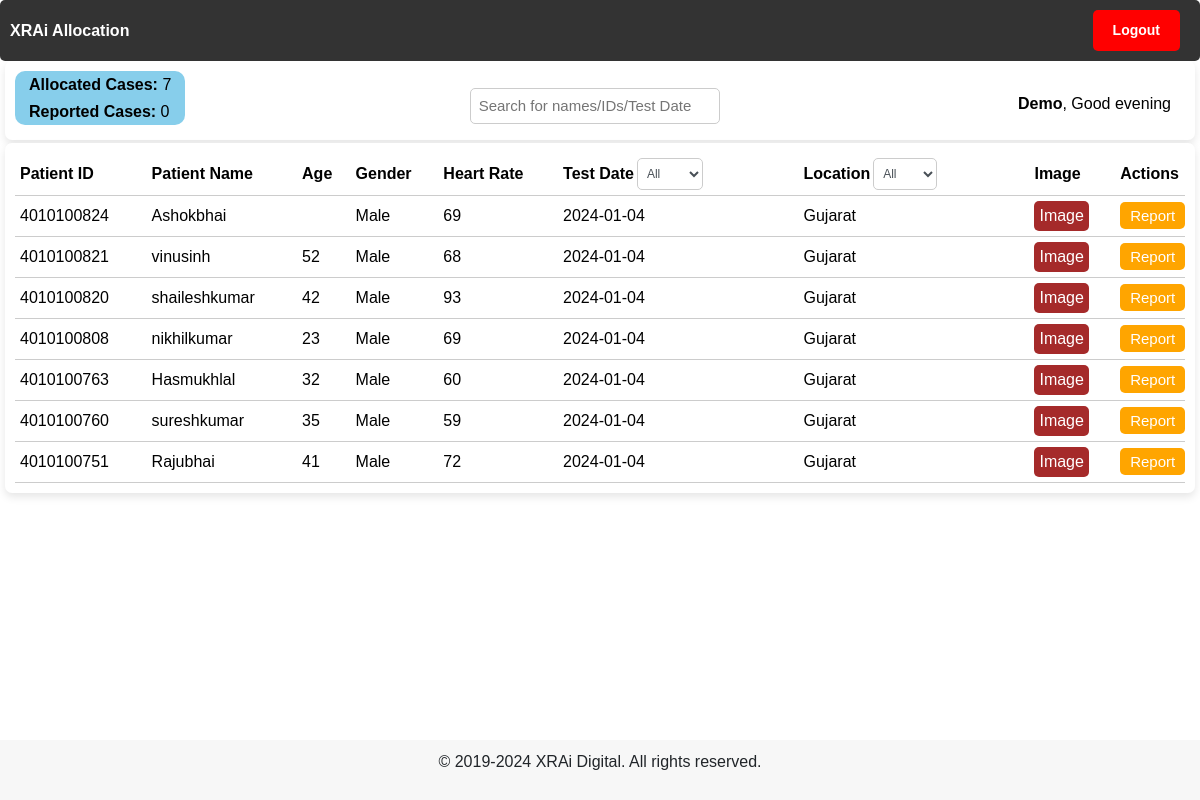
/ecgallocation (signed in), run on the app's committed database.
### users/models/patientdetails.py (models this page shows, shortened)
class PatientDetails(models.Model):
    GENDER_CHOICES = [
        ('Male', 'Male'),
        ('Female', 'Female'),
        ('Other', 'Other'),
    ]
    PatientId = models.CharField(max_length=50)
    PatientName = models.CharField(max_length=30)
    age = models.CharField(max_length=30)
    gender = models.CharField(max_length=15)
    HeartRate = models.CharField(max_length=30, null=True, blank=True)
    TestDate = models.CharField(max_length=20)
    ReportDate = models.CharField(max_length=20)
    PRInterval = models.CharField(max_length=30, null=True, blank=True)
    date = models.ForeignKey(Date, on_delete=models.CASCADE, default=None)
    reportimage = models.URLField(max_length=200, null=True, blank=True)
    cardiologist = models.ForeignKey(PersonalInfo, on_delete=models.SET_NULL, null=True, blank=True)
    isDone = models.BooleanField(default=False)

### users/models/Date.py (models this page shows, shortened)
class Date(models.Model):
    date_field = models.DateField()
    location = models.ForeignKey(Location, on_delete=models.CASCADE)

### users/models/Location.py (models this page shows)
class Location(models.Model):
    name = models.CharField(max_length=100)
    technician_name = models.CharField(max_length=100, default="Unknown Technician")
    city = models.ForeignKey(City, on_delete=models.CASCADE)
    def __str__(self):
        return self.name

### users/views.py (the view)
# urls.py: path('ecgallocation', views.ecgallocation, name='ecgallocation'),
@user_type_required('cardiologist')
def ecgallocation(request):
    cardiologist_group = Group.objects.get(name='cardiologist')
    current_user_personal_info = PersonalInfoModel.objects.get(user=request.user)
    allocated_to_current_user = PatientDetails.objects.filter(cardiologist=current_user_personal_info).order_by('-TestDate')
    unique_dates = set()
    for patient in allocated_to_current_user:
        unique_dates.add(patient.date.date_field)
    sorted_unique_dates = sorted(unique_dates, reverse=False)
    formatted_dates = [date.strftime('%Y-%m-%d') for date in sorted_unique_dates]
    unique_location = Location.objects.all()
    return render(request, 'users/ecgallocation.html', {'patients': allocated_to_current_user, 'Date': formatted_dates, 'Location': unique_location})

### users/views.py (called while the page is built)
def user_type_required(user_type):
    def decorator(view_func):
        @wraps(view_func)
        def _wrapped_view(request, *args, **kwargs):
            if request.user.is_authenticated and request.user.groups.filter(name=user_type).exists():
                return view_func(request, *args, **kwargs)
            else:
                return redirect('login')
        return _wrapped_view
    return decorator

### users/templates/users/ecgallocation.html (shortened to what this page needs)
<!DOCTYPE html>
<html>
{% load tz %} {% load static %}
<head>
  <link rel="stylesheet" href="{% static 'resource/css/main.css' %}" />
  <link rel="stylesheet" href="https://stackpath.bootstrapcdn.com/bootstrap/4.5.0/css/bootstrap.min.css" />
  <link rel="stylesheet" href="https://cdnjs.cloudflare.com/ajax/libs/font-awesome/4.7.0/css/font-awesome.min.css" />
</head>
<body>
  <nav class="navbar">
    <ul>
      <li>
        <a href="/allocation"><strong>XRAi Allocation</strong></a>
      </li>
    </ul>
    <ul>
      <li>
        <a href="/logout"><button class="logout-button btn btn-sm">
            <strong>Logout</strong>
          </button></a>
      </li>
    </ul>
  </nav>
  <div class="container">
    <div class="row">
      <div class="col-lg-12">
        <div class="card">
          <div class="card-body">
            <h1 class="header">
                <div class="row-container">
                  <div class="count-container">
                    <span id="count1"><strong>Allocated Cases:</strong> <span id="totalRowCount">0</span></span>
                    <span id="count2"><strong>Reported Cases:</strong> <span id="reportedRowCount">0</span></span>
                  </div>
                  <div class='search-google'>
                    <input type="text" id="myInput" onkeyup="myFunction()" placeholder="Search for names/IDs/Test Date"
                      title="Type in a name">
                  </div>
                  <div class="greeting" id="greeting">
                    {% if user %}
                    <h6>
                      <strong>{{ user.first_name }}</strong>,
                      <span id="greeting-text"></span>
                    </h6>
                    {% endif %}
                  </div>
                </div>
            </h1>
          </div>
        </div>
      </div>
    </div>
    <div class="card">
      <div class="card-body">
        <div class="table-container">
          <table id="patientTable">
            <thead>
              <tr>
                <th>Patient ID</th>
                <th>Patient Name</th>
                <th>Age</th>
                <th>Gender</th>
                <th>Heart Rate</th>
                <th>
                  <div class="filter-dropdown-container">
                    <div>Test Date</div>
                    <div class="dropdown-select1" id="filter-date-dropdown-date">
                      <select id="filter-date-select-date" class="form-control">
                        <option value="">All</option>
                      </select>
                    </div>
                  </div>
                  </div>
                <th>
                  <div class="filter-dropdown-container">
                    <div>Location</div>
                    <div class="dropdown-select1" id="filter-location-dropdown">
                      <select id="filter-location-select-location" class="form-control">
                        <option value="">All</option>
                      </select>
                    </div>
                  </div>
                </th>
                <th>Image</th>
                <th>Actions</th>
            <tbody>
              {% for patient in patients %}
              <tr class="patientRow" id="{{ patient.PatientId }}">
                <td>{{ patient.PatientId }}</td>
                <td>{{ patient.PatientName }}</td>
                <td>{{ patient.age }}</td>
                <td>{{ patient.gender }}</td>
                <td>{{ patient.HeartRate }}</td>
                <td>{{ patient.TestDate }}</td>
                <td>{{ patient.date.location.name }}</td>
                <td>
                  <a class="imageButton" target="_blank" href="{{ patient.reportimage }}">
                    Image
                  </a>
                </td>
                <td>
                  <a class="reportButton"
                    href="reporting-bot?data-patientid={{ patient.PatientId }}&data-patientname={{ patient.PatientName }}&data-age={{ patient.age }}&data-gender={{ patient.gender }}&data-heartrate={{ patient.HeartRate }}&data-printerval={{patient.PRInterval}}&data-testdate={{ patient.TestDate }}&data-reportdate={% now 'Y-m-d' %}&data-reportimage={{ patient.reportimage }}&data-location={{ patient.date.location.name }}"
                    data-patient-id="{{ patient.PatientId }}" data-patientname="{{ patient.PatientName }}"
                    data-age="{{ patient.age }}" data-gender="{{ patient.gender }}"
                    data-heartrate="{{ patient.HeartRate }}" data-printerval="{{ patient.PRInterval }}"
                    data-testdate="{{ patient.TestDate }}" data-reportdate="{% now 'Y-m-d' %}"
                    data-reportimage="{{ patient.reportimage }}" data-location="{{ patient.date.location.name }}" data-is-done="{{ patient.isDone }}"
                    onclick="changeButtonColor(this);">
                    {% if patient.isDone %}
                    Reported
                    {% else %}
                    Report
                    {% endif %}
                  </a>
                </td>
              </tr>
              {% endfor %}
            </tbody>
        </div>
      </div>
    </div>
  <div class="footer">
    <p>&copy; 2019-2024 XRAi Digital. All rights reserved.</p>
  </div>
</body>
</html>

### users/static/resource/css/main.css (style rules this page uses)
.container { margin-top: 20px; }

### users/templates/users/ecgallocation.html (style rules this page uses)
body { font-family: Arial, sans-serif; margin: 0; padding: 0; display: flex; min-height: 100vh; flex-direction: column; }
.container { margin: 0 auto; width: 100%; max-width: 100%; padding-left: 5px; padding-right: 5px; }
.card { border: none; border-radius: 7px; box-shadow: 0 4px 8px rgba(0, 0, 0, 0.1); margin-bottom: 3px; position: sticky; top: 0; z-index: 1; background-color: #fff; }
.card-body { padding: 10px; }
#count1 { padding: 10px; font-size: 25px; color: black; }
#count2 { padding: 10px; font-size: 25px; color: black; }
#totalRowCount { color: orange; }
#reportedRowCount { color: green; }
.header { margin-bottom: 5px; background-color: #fff; z-index: 10; position: sticky; top: 60px; }
table { width: 100%; border-collapse: collapse; background-color: #ccc; }
th, td { padding: 5px; text-align: left; border-bottom: 1px solid #ccc; }
th:last-child, td:last-child { border-right: none; }
th:first-child, td:first-child { position: sticky; left: 0; background-color: #fff; z-index: 1; }
td:first-child { z-index: 2; }
.table-container { height: 100%; overflow-y: auto; }
.dropdown-select1 { position: relative; }
.dropdown-select1 select { width: 70%; padding: 5px; font-size: 12px; border: 1px solid #ccc; border-radius: 5px; }
.greeting { margin-top: 18px; text-align: right; font-weight: bold; float: right; color: black; }
.footer { background-color: #f7f7f7; padding: 10px 0; text-align: center; margin-top: auto; }
.filter-dropdown-container { display: flex; align-items: center; }
.reportButton { color: white; background-color: #ffa500; border: none; border-radius: 5px; padding: 5px 10px; font-size: 15px; cursor: pointer; }
.navbar { background-color: #333; color: #fff; padding: 10px; z-index: 999; display: flex; justify-content: space-between; align-items: center; position: sticky; top: 0; border-radius: 5px; }
.navbar ul { list-style-type: none; margin: 0; padding: 0; }
.navbar ul li { display: inline; margin-right: 10px; }
.navbar ul li a { color: #fff; text-decoration: none; }
.logout-button { background-color: red; color: white; padding: 10px 20px; border: none; border-radius: 5px; }
#patientTable { width: 100vw; background-color: white; color: black; }
#myInput { padding: 5px; font-size: 15px; width: 230px; }
.filter-dropdown-container>div { margin-right: 3px; }
.row-container { display: flex; align-items: center; justify-content: space-between; }
.count-container { display: flex; flex-direction: column; align-items: flex-start; background-color: skyblue; border-radius: 10px; font-family: 'Arial', sans-serif; }
#count1, #count2, .greeting { margin-right: 10px; margin-left: 10px; padding: 4px; font-size: 16px; }
#totalRowCount, #reportedRowCount { color: black; }
#myInput { padding: 8px; font-size: 15px; border: 1px solid #ccc; border-radius: 5px; width: 250px; }
a.imageButton { display: inline-block; padding: 3px 5px; background-color: brown; color: #ffffff; text-decoration: none; border-radius: 5px; cursor: pointer; transition: background-color 0.3s; }
a.reportButton { color: white; background-color: #ffa500; border: none; border-radius: 5px; padding: 5px 10px; font-size: 15px; cursor: pointer; text-decoration: none; transition: background-color 0.3s; }

### data on the page
PatientDetails: PatientId "4010100824", PatientName "Ashokbhai", gender "Male", HeartRate "69", TestDate "2024-01-04", date.location.name "Gujarat", isDone "Report"
PatientDetails: PatientId "4010100821", PatientName "vinusinh", age "52", gender "Male", HeartRate "68", TestDate "2024-01-04", date.location.name "Gujarat", isDone "Report"
PatientDetails: PatientId "4010100820", PatientName "shaileshkumar", age "42", gender "Male", HeartRate "93", TestDate "2024-01-04", date.location.name "Gujarat", isDone "Report"
PatientDetails: PatientId "4010100808", PatientName "nikhilkumar", age "23", gender "Male", HeartRate "69", TestDate "2024-01-04", date.location.name "Gujarat", isDone "Report"
PatientDetails: PatientId "4010100763", PatientName "Hasmukhlal", age "32", gender "Male", HeartRate "60", TestDate "2024-01-04", date.location.name "Gujarat", isDone "Report"
PatientDetails: PatientId "4010100760", PatientName "sureshkumar", age "35", gender "Male", HeartRate "59", TestDate "2024-01-04", date.location.name "Gujarat", isDone "Report"
PatientDetails: PatientId "4010100751", PatientName "Rajubhai", age "41", gender "Male", HeartRate "72", TestDate "2024-01-04", date.location.name "Gujarat", isDone "Report"

### other printed values
{{ user.first_name }} "Demo"
